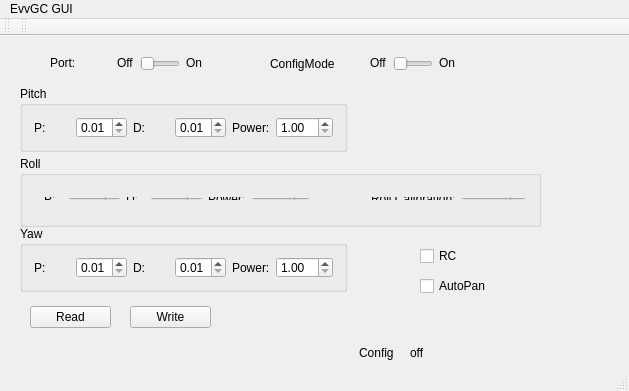
<?xml version="1.0" encoding="UTF-8"?>
<ui version="4.0">
 <class>MainWindow</class>
 <widget class="QMainWindow" name="MainWindow">
  <property name="geometry">
   <rect>
    <x>0</x>
    <y>0</y>
    <width>629</width>
    <height>391</height>
   </rect>
  </property>
  <property name="windowTitle">
   <string>EvvGC GUI</string>
  </property>
  <widget class="QWidget" name="centralWidget">
   <widget class="QGroupBox" name="groupBox">
    <property name="geometry">
     <rect>
      <x>20</x>
      <y>50</y>
      <width>327</width>
      <height>66</height>
     </rect>
    </property>
    <property name="title">
     <string>Pitch</string>
    </property>
    <layout class="QHBoxLayout" name="horizontalLayout_5">
     <item>
      <layout class="QHBoxLayout" name="horizontalLayout">
       <item>
        <widget class="QLabel" name="label">
         <property name="text">
          <string>P:</string>
         </property>
        </widget>
       </item>
       <item>
        <widget class="QDoubleSpinBox" name="spinPitchP">
         <property name="minimum">
          <double>0.010000000000000</double>
         </property>
         <property name="maximum">
          <double>2.000000000000000</double>
         </property>
         <property name="singleStep">
          <double>0.010000000000000</double>
         </property>
        </widget>
       </item>
       <item>
        <widget class="QLabel" name="label_2">
         <property name="text">
          <string>D:</string>
         </property>
        </widget>
       </item>
       <item>
        <widget class="QDoubleSpinBox" name="spinPitchD">
         <property name="minimum">
          <double>0.010000000000000</double>
         </property>
         <property name="maximum">
          <double>2.000000000000000</double>
         </property>
         <property name="singleStep">
          <double>0.010000000000000</double>
         </property>
        </widget>
       </item>
       <item>
        <widget class="QLabel" name="label_3">
         <property name="text">
          <string>Power:</string>
         </property>
        </widget>
       </item>
       <item>
        <widget class="QDoubleSpinBox" name="spinPitchPower">
         <property name="minimum">
          <double>1.000000000000000</double>
         </property>
         <property name="singleStep">
          <double>0.100000000000000</double>
         </property>
        </widget>
       </item>
      </layout>
     </item>
    </layout>
   </widget>
   <widget class="QGroupBox" name="groupBox_3">
    <property name="geometry">
     <rect>
      <x>20</x>
      <y>120</y>
      <width>521</width>
      <height>71</height>
     </rect>
    </property>
    <property name="title">
     <string>Roll</string>
    </property>
    <widget class="QWidget" name="">
     <property name="geometry">
      <rect>
       <x>13</x>
       <y>30</y>
       <width>287</width>
       <height>25</height>
      </rect>
     </property>
     <layout class="QHBoxLayout" name="horizontalLayout_2">
      <item>
       <widget class="QLabel" name="label_7">
        <property name="text">
         <string>P:</string>
        </property>
       </widget>
      </item>
      <item>
       <widget class="QDoubleSpinBox" name="spinRollP">
        <property name="minimum">
         <double>0.010000000000000</double>
        </property>
        <property name="maximum">
         <double>2.000000000000000</double>
        </property>
        <property name="singleStep">
         <double>0.010000000000000</double>
        </property>
       </widget>
      </item>
      <item>
       <widget class="QLabel" name="label_8">
        <property name="text">
         <string>D:</string>
        </property>
       </widget>
      </item>
      <item>
       <widget class="QDoubleSpinBox" name="spinRollD">
        <property name="minimum">
         <double>0.010000000000000</double>
        </property>
        <property name="maximum">
         <double>2.000000000000000</double>
        </property>
        <property name="singleStep">
         <double>0.010000000000000</double>
        </property>
       </widget>
      </item>
      <item>
       <widget class="QLabel" name="label_9">
        <property name="text">
         <string>Power:</string>
        </property>
       </widget>
      </item>
      <item>
       <widget class="QDoubleSpinBox" name="spinRollPower">
        <property name="minimum">
         <double>1.000000000000000</double>
        </property>
        <property name="singleStep">
         <double>0.100000000000000</double>
        </property>
       </widget>
      </item>
     </layout>
    </widget>
    <widget class="QWidget" name="">
     <property name="geometry">
      <rect>
       <x>340</x>
       <y>30</y>
       <width>176</width>
       <height>25</height>
      </rect>
     </property>
     <layout class="QHBoxLayout" name="horizontalLayout_3">
      <item>
       <widget class="QLabel" name="label_13">
        <property name="text">
         <string>Roll Calibration:</string>
        </property>
       </widget>
      </item>
      <item>
       <widget class="QDoubleSpinBox" name="spinRollCalibration">
        <property name="minimum">
         <double>-45.000000000000000</double>
        </property>
        <property name="maximum">
         <double>45.000000000000000</double>
        </property>
        <property name="singleStep">
         <double>0.010000000000000</double>
        </property>
       </widget>
      </item>
     </layout>
    </widget>
   </widget>
   <widget class="QGroupBox" name="groupBox_4">
    <property name="geometry">
     <rect>
      <x>20</x>
      <y>190</y>
      <width>327</width>
      <height>66</height>
     </rect>
    </property>
    <property name="title">
     <string>Yaw</string>
    </property>
    <layout class="QHBoxLayout" name="horizontalLayout_6">
     <item>
      <layout class="QHBoxLayout" name="horizontalLayout_4">
       <item>
        <widget class="QLabel" name="label_10">
         <property name="text">
          <string>P:</string>
         </property>
        </widget>
       </item>
       <item>
        <widget class="QDoubleSpinBox" name="spinYawP">
         <property name="minimum">
          <double>0.010000000000000</double>
         </property>
         <property name="maximum">
          <double>2.000000000000000</double>
         </property>
         <property name="singleStep">
          <double>0.010000000000000</double>
         </property>
        </widget>
       </item>
       <item>
        <widget class="QLabel" name="label_11">
         <property name="text">
          <string>D:</string>
         </property>
        </widget>
       </item>
       <item>
        <widget class="QDoubleSpinBox" name="spinYawD">
         <property name="minimum">
          <double>0.010000000000000</double>
         </property>
         <property name="maximum">
          <double>2.000000000000000</double>
         </property>
         <property name="singleStep">
          <double>0.010000000000000</double>
         </property>
        </widget>
       </item>
       <item>
        <widget class="QLabel" name="label_12">
         <property name="text">
          <string>Power:</string>
         </property>
        </widget>
       </item>
       <item>
        <widget class="QDoubleSpinBox" name="spinYawPower">
         <property name="minimum">
          <double>1.000000000000000</double>
         </property>
         <property name="singleStep">
          <double>0.100000000000000</double>
         </property>
        </widget>
       </item>
      </layout>
     </item>
    </layout>
   </widget>
   <widget class="QCheckBox" name="checkRC">
    <property name="geometry">
     <rect>
      <x>420</x>
      <y>210</y>
      <width>85</width>
      <height>20</height>
     </rect>
    </property>
    <property name="text">
     <string>RC</string>
    </property>
   </widget>
   <widget class="QCheckBox" name="checkAutopan">
    <property name="geometry">
     <rect>
      <x>420</x>
      <y>240</y>
      <width>85</width>
      <height>20</height>
     </rect>
    </property>
    <property name="text">
     <string>AutoPan</string>
    </property>
   </widget>
   <widget class="QPushButton" name="buttonRead">
    <property name="geometry">
     <rect>
      <x>30</x>
      <y>270</y>
      <width>81</width>
      <height>22</height>
     </rect>
    </property>
    <property name="text">
     <string>Read</string>
    </property>
   </widget>
   <widget class="QPushButton" name="buttonWrite">
    <property name="geometry">
     <rect>
      <x>130</x>
      <y>270</y>
      <width>81</width>
      <height>22</height>
     </rect>
    </property>
    <property name="text">
     <string>Write</string>
    </property>
   </widget>
   <widget class="QSlider" name="sliderOnOff">
    <property name="geometry">
     <rect>
      <x>140</x>
      <y>20</y>
      <width>40</width>
      <height>16</height>
     </rect>
    </property>
    <property name="minimumSize">
     <size>
      <width>40</width>
      <height>16</height>
     </size>
    </property>
    <property name="maximum">
     <number>1</number>
    </property>
    <property name="orientation">
     <enum>Qt::Horizontal</enum>
    </property>
   </widget>
   <widget class="QLabel" name="label_15">
    <property name="geometry">
     <rect>
      <x>117</x>
      <y>20</y>
      <width>17</width>
      <height>14</height>
     </rect>
    </property>
    <property name="text">
     <string>Off</string>
    </property>
   </widget>
   <widget class="QLabel" name="label_16">
    <property name="geometry">
     <rect>
      <x>186</x>
      <y>20</y>
      <width>17</width>
      <height>14</height>
     </rect>
    </property>
    <property name="text">
     <string>On</string>
    </property>
   </widget>
   <widget class="QLabel" name="label_17">
    <property name="geometry">
     <rect>
      <x>439</x>
      <y>20</y>
      <width>17</width>
      <height>14</height>
     </rect>
    </property>
    <property name="text">
     <string>On</string>
    </property>
   </widget>
   <widget class="QSlider" name="sliderOnOff_2">
    <property name="geometry">
     <rect>
      <x>393</x>
      <y>20</y>
      <width>40</width>
      <height>16</height>
     </rect>
    </property>
    <property name="minimumSize">
     <size>
      <width>40</width>
      <height>16</height>
     </size>
    </property>
    <property name="maximum">
     <number>1</number>
    </property>
    <property name="orientation">
     <enum>Qt::Horizontal</enum>
    </property>
   </widget>
   <widget class="QLabel" name="label_18">
    <property name="geometry">
     <rect>
      <x>370</x>
      <y>20</y>
      <width>17</width>
      <height>14</height>
     </rect>
    </property>
    <property name="text">
     <string>Off</string>
    </property>
   </widget>
   <widget class="QLabel" name="label_19">
    <property name="geometry">
     <rect>
      <x>50</x>
      <y>20</y>
      <width>45</width>
      <height>14</height>
     </rect>
    </property>
    <property name="text">
     <string>Port:</string>
    </property>
   </widget>
   <widget class="QLabel" name="label_20">
    <property name="geometry">
     <rect>
      <x>270</x>
      <y>20</y>
      <width>81</width>
      <height>16</height>
     </rect>
    </property>
    <property name="text">
     <string>ConfigMode</string>
    </property>
   </widget>
   <widget class="QLabel" name="label_21">
    <property name="geometry">
     <rect>
      <x>359</x>
      <y>310</y>
      <width>45</width>
      <height>14</height>
     </rect>
    </property>
    <property name="text">
     <string>Config</string>
    </property>
   </widget>
   <widget class="QLabel" name="labelStatus_2">
    <property name="geometry">
     <rect>
      <x>410</x>
      <y>310</y>
      <width>93</width>
      <height>14</height>
     </rect>
    </property>
    <property name="text">
     <string>off</string>
    </property>
   </widget>
   <widget class="QWidget" name="">
    <property name="geometry">
     <rect>
      <x>20</x>
      <y>310</y>
      <width>146</width>
      <height>16</height>
     </rect>
    </property>
    <layout class="QHBoxLayout" name="horizontalLayout_7">
     <item>
      <widget class="QLabel" name="label_14">
       <property name="text">
        <string>Status:</string>
       </property>
      </widget>
     </item>
     <item>
      <widget class="QLabel" name="labelStatus">
       <property name="text">
        <string>Not connected</string>
       </property>
      </widget>
     </item>
    </layout>
   </widget>
  </widget>
  <widget class="QMenuBar" name="menuBar">
   <property name="geometry">
    <rect>
     <x>0</x>
     <y>0</y>
     <width>629</width>
     <height>19</height>
    </rect>
   </property>
   <widget class="QMenu" name="menuEvvGC_GUI">
    <property name="title">
     <string>EvvGC GUI</string>
    </property>
   </widget>
   <addaction name="menuEvvGC_GUI"/>
  </widget>
  <widget class="QToolBar" name="mainToolBar">
   <attribute name="toolBarArea">
    <enum>TopToolBarArea</enum>
   </attribute>
   <attribute name="toolBarBreak">
    <bool>false</bool>
   </attribute>
  </widget>
  <widget class="QStatusBar" name="statusBar"/>
  <widget class="QToolBar" name="toolBar">
   <property name="windowTitle">
    <string>toolBar</string>
   </property>
   <attribute name="toolBarArea">
    <enum>TopToolBarArea</enum>
   </attribute>
   <attribute name="toolBarBreak">
    <bool>false</bool>
   </attribute>
  </widget>
 </widget>
 <layoutdefault spacing="6" margin="11"/>
 <resources/>
 <connections/>
</ui>
